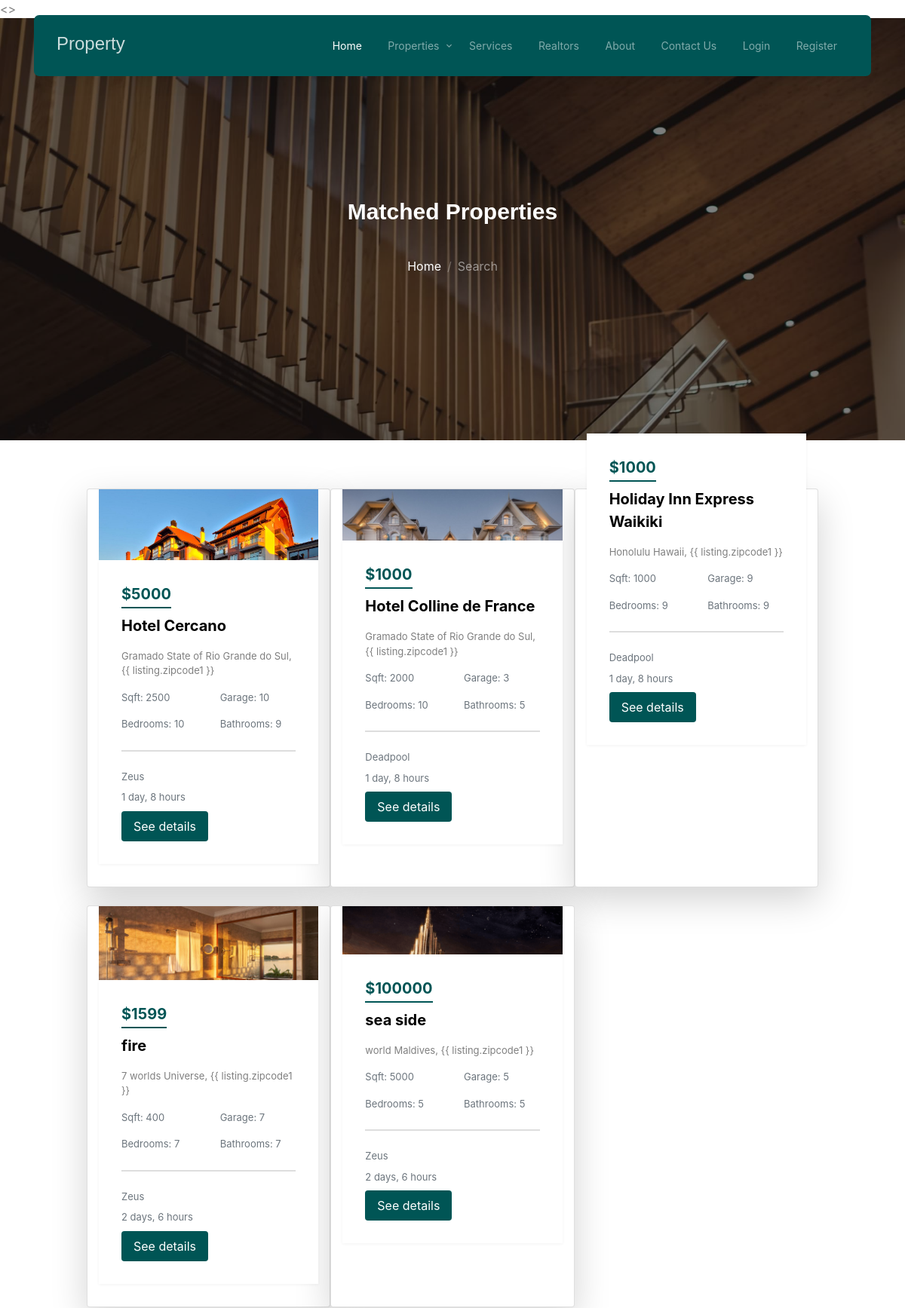
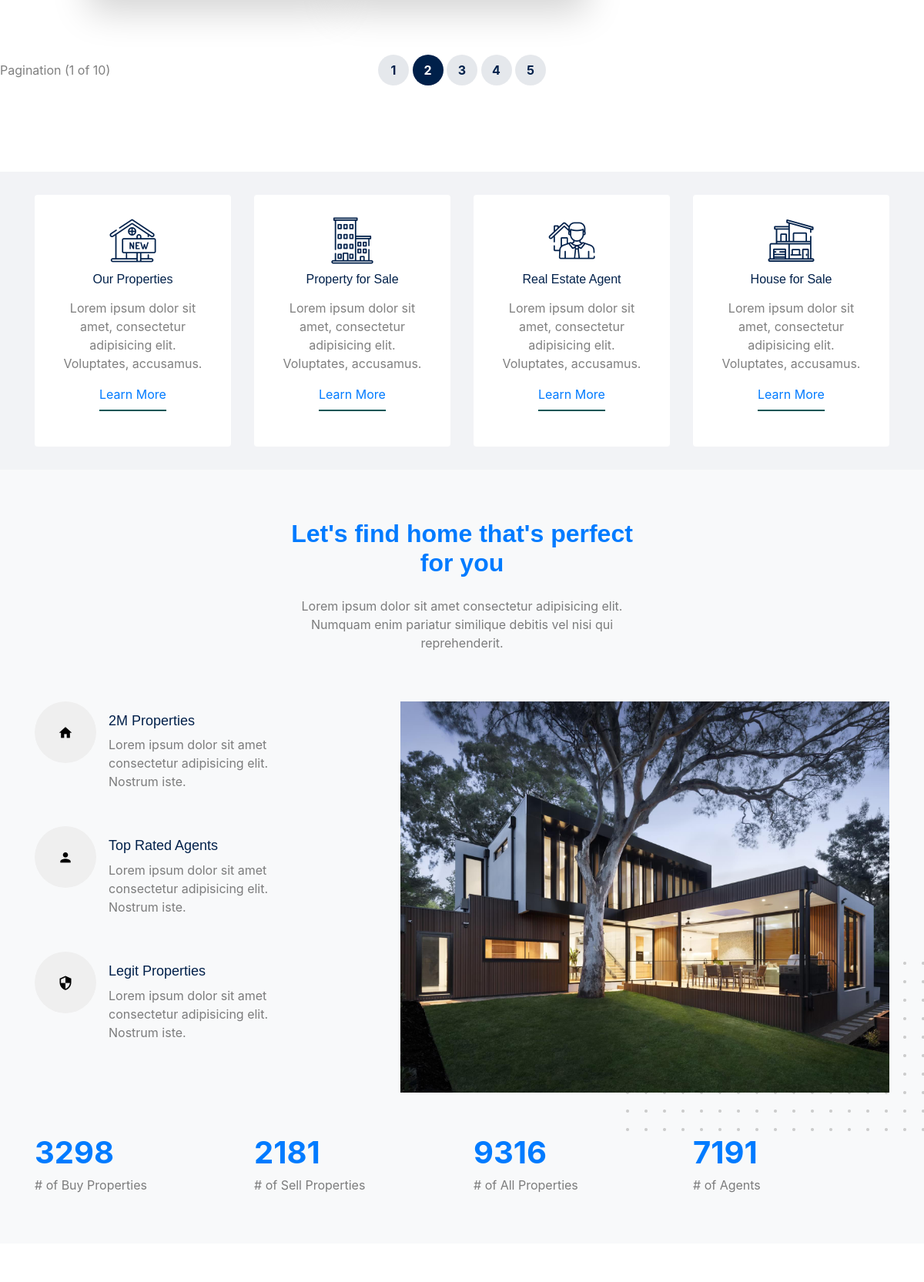
Page /search_listings/ (upper part) on the committed database (2 pictures, top to bottom).
### home/models.py (models this page shows, shortened)
class Listing(models.Model):
  realtor = models.ForeignKey(Realtor, on_delete=models.DO_NOTHING)
  title = models.CharField(max_length=200)
  address = models.CharField(max_length=200)
  city = models.CharField(max_length=100)
  state = models.CharField(max_length=100)
  zipcode1 = models.CharField(max_length=20)
  description = models.TextField(blank=True)
  price = models.IntegerField()
  bedrooms = models.IntegerField()
  bathrooms = models.IntegerField()
  garage = models.IntegerField(default=0)
  sqft = models.IntegerField()
  lot_size = models.DecimalField(max_digits=5, decimal_places=1)
  photo_main = models.ImageField(upload_to='photos/%Y/%m/%d/')
  photo_1 = models.ImageField(upload_to='photos/%Y/%m/%d/', blank=True)
  photo_2 = models.ImageField(upload_to='photos/%Y/%m/%d/', blank=True)
  photo_3 = models.ImageField(upload_to='photos/%Y/%m/%d/', blank=True)
  photo_4 = models.ImageField(upload_to='photos/%Y/%m/%d/', blank=True)
  photo_5 = models.ImageField(upload_to='photos/%Y/%m/%d/', blank=True)
  photo_6 = models.ImageField(upload_to='photos/%Y/%m/%d/', blank=True)
  is_published = models.BooleanField(default=True)
  list_date = models.DateTimeField(default=datetime.now, blank=True)

class Realtor(models.Model):
  name = models.CharField(max_length=200)
  photo = models.ImageField(upload_to='photos/%Y/%m/%d/')
  description = models.TextField(blank=True)
  phone = models.CharField(max_length=20)
  email = models.CharField(max_length=50)
  is_mvp = models.BooleanField(default=False)
  hire_date = models.DateTimeField(default=datetime.now, blank=True)
  def __str__(self):
    return self.name

### home/views.py (the view)
# urls.py: path('search_listings/', search_listings, name='search_listings'),
def search_listings(request):
  queryset_list = Listing.objects.order_by('-list_date')
  if 'keywords' in request.GET:
    keywords = request.GET['keywords']
    if keywords:
      queryset_list = queryset_list.filter(description__icontains=keywords)
  if 'city' in request.GET:
    city = request.GET['city']
    if city:
      queryset_list = queryset_list.filter(city__iexact=city)
  if 'state' in request.GET:
    state = request.GET['state']
    if state:
      queryset_list = queryset_list.filter(state__iexact=state)
  context = {
    'listings': queryset_list,
    'values': request.GET
  }
  return render(request, 'search.html', context)

### home/templates/search.html (shortened to what this page needs)
{% extends "base.html" %}
{% load static %}
{% block content %}
<div class="hero page-inner overlay" style="background-image: url('/static/images/hero_bg_1.jpg');">
	<div class="container">
		<div class="row justify-content-center align-items-center">
			<div class="col-lg-9 text-center mt-5">
				<h1 class="heading" data-aos="fade-up">Matched Properties</h1>
				<nav aria-label="breadcrumb" data-aos="fade-up" data-aos-delay="200">
					<ol class="breadcrumb text-center justify-content-center bg-transparent">
						<li class="breadcrumb-item "><a href="{% url 'home' %}">Home</a></li>
						<li class="breadcrumb-item active text-white-50" aria-current="page">Search</li>
					</ol>
				</nav>
			</div>
		</div>
	</div>
</div>
<div class="section section-properties">
	<div class="">
		<div class="row col-10 mx-auto">
			{% if listings %}
			{% for listing in listings %}
			<div class="col-md-4 mb-4 card shadow-lg">
				<div class="property-item mb-30">
					<a href="{% url 'property_single' listing.id %}" class="img">
					</a>
					<div class="property-content">
						<div class="price mb-2"><span>${{ listing.price }}</span></div>
						<div>
							<span class="city d-block mb-3">{{ listing.title }}</span>
							<span class="d-block mb-2 text-black-50"> {{ listing.city }} {{ listing.state }}, {{
								listing.zipcode1 }}</span>
							<div class="row py-2 text-secondary">
								<div class="col-6">
									 Sqft: {{ listing.sqft }}
								</div>
								<div class="col-6">
									 Garage: {{ listing.garage }}
								</div>
							</div>
							<div class="row py-2 text-secondary">
								<div class="col-6">
									 Bedrooms: {{ listing.bedrooms }}
								</div>
								<div class="col-6">
									 Bathrooms: {{ listing.bathrooms }}
								</div>
							</div>
							<hr>
							<div class="row py-2 text-secondary">
								<div class="col-12">
									 {{ listing.realtor }}
								</div>
							</div>
							<div class="row text-secondary pb-2">
								<div class="col-6">
									 {{ listing.list_date | timesince }}
								</div>
							</div>
							<a href="{% url 'property_single' listing.id %}" class="btn btn-primary py-2 px-3">See
								details</a>
						</div>
					</div>
				</div>
			</div>
			{% endfor %}
			{% else %}
			<div class="col-md-12">
				<p>No Listings Available</p>
			</div>
			{% endif %}
		</div>
		<div class="row align-items-center py-5">
			<div class="col-lg-3">
				Pagination (1 of 10)
			</div>
			<div class="col-lg-6 text-center">
				<div class="custom-pagination">
					<a href="#">1</a>
					<a href="#" class="active">2</a>
					<a href="#">3</a>
					<a href="#">4</a>
					<a href="#">5</a>
				</div>
			</div>
		</div>
	</div>
</div>
{% endblock content %}

### rows in the picture
Listing: price "5000", title "Hotel Cercano", city "Gramado", state "State of Rio Grande do Sul", sqft "2500", garage "10", bedrooms "10", bathrooms "9", realtor "Zeus", list_date "1 day, 8 hours"
Listing: price "1000", title "Hotel Colline de France", city "Gramado", state "State of Rio Grande do Sul", sqft "2000", garage "3", bedrooms "10", bathrooms "5", realtor "Deadpool", list_date "1 day, 8 hours"
Listing: price "1000", title "Holiday Inn Express Waikiki", city "Honolulu", state "Hawaii", sqft "1000", garage "9", bedrooms "9", bathrooms "9", realtor "Deadpool", list_date "1 day, 8 hours"
Listing: price "1599", title "fire", city "7 worlds", state "Universe", sqft "400", garage "7", bedrooms "7", bathrooms "7", realtor "Zeus", list_date "2 days, 6 hours"
Listing: price "100000", title "sea side", city "world", state "Maldives", sqft "5000", garage "5", bedrooms "5", bathrooms "5", realtor "Zeus", list_date "2 days, 6 hours"
